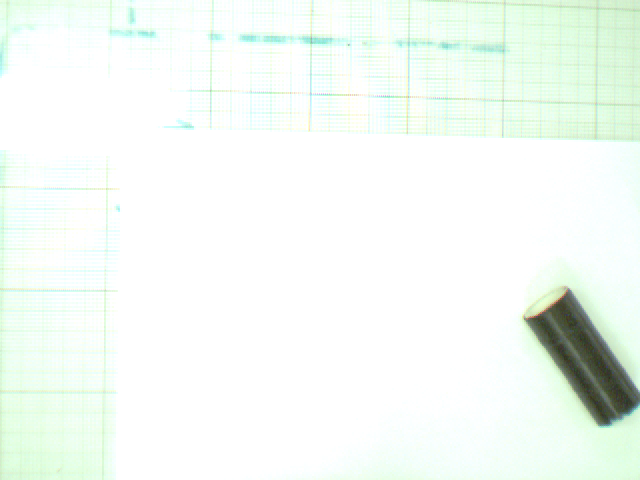
%> input picture src/lab5/debug_evan/left07.ppm, 640 x 480 px
$ octave lab1_object_detection.m   (GNU Octave 9; MATLAB toolbox functions it lacks are replaced by stand-ins)
%> lines starting %> are read from the running program, lines starting %| are printed output that depends on the picture; in (x1, y1, x2, y2) boxes, pixels count from 0 and x2, y2 are one past the last pixel; in counts of white or black regions, pixels touching at a corner belong together; the program's own positions count from 1
### src/lab5/debug_evan/findXYZ.m
function M = findXYZ(uv_left, uv_right, P_left, P_right)
    b = [uv_right(1) * P_right(3,4) - P_right(1,4);
         uv_right(2) * P_right(3,4) - P_right(2,4);
         uv_left(1) * P_left(3,4) - P_left(1,4);
         uv_left(2) * P_left(3,4) - P_left(2,4)];

    %%% Added by Jacket: you had P_right(2,4) in the last row of b

    A = [P_right(1,1:3) - uv_right(1) * P_right(3,1:3);
         P_right(2,1:3) - uv_right(2) * P_right(3,1:3);
         P_left(1,1:3) - uv_left(1) * P_left(3,1:3);
         P_left(2,1:3) - uv_left(2) * P_left(3,1:3)];

     M = pinv(A) * b;
end

### src/lab5/debug_evan/lab1_object_detection.m
% Load original images
left_image = imread('left07.ppm');
%> left_image is the input picture: size 480x640x3 uint8; mean R, G, B 242.9, 250.4, 244.5
right_image = imread('right07.ppm');
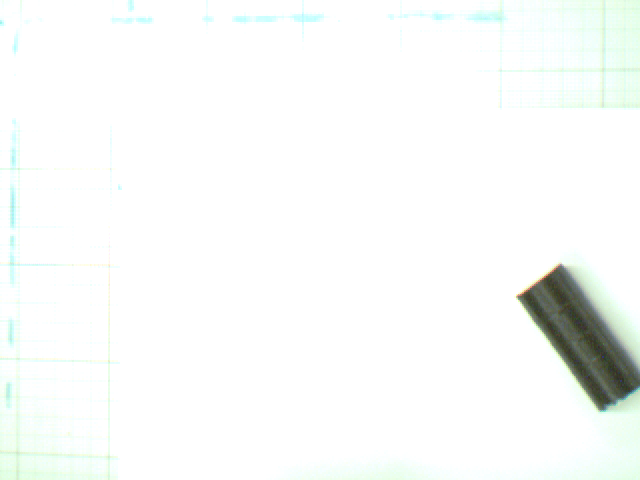
%> input picture src/lab5/debug_evan/right07.ppm, 640 x 480 px
%> right_image is the input picture: size 480x640x3 uint8; mean R, G, B 248, 250.3, 248.8

% Convert to grayscale images
left_grayscale = rgb2gray(left_image);
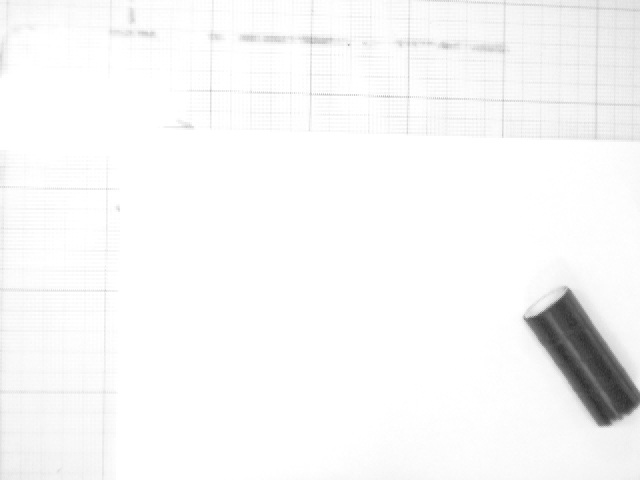
%> left_grayscale: size 480x640 uint8; min 42, max 255, mean 247.5
right_grayscale = rgb2gray(right_image);

% Binarize images
left_bin = imbinarize(left_grayscale);
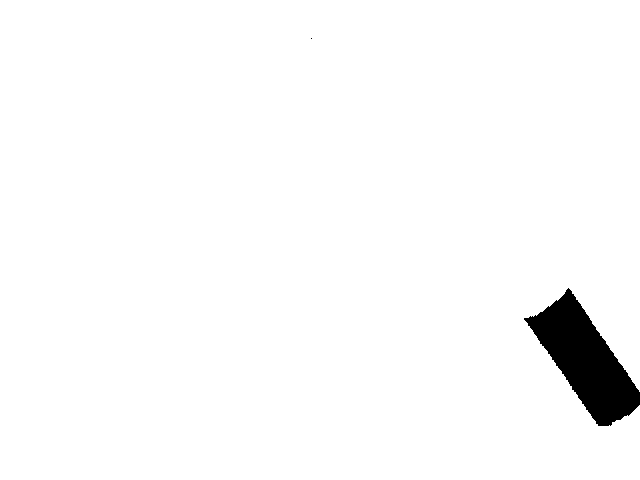
%> left_bin: size 480x640 logical; 97.7% white; 2 black regions (1 under 20 px), largest, box (x1, y1, x2, y2) and area: (524, 288, 640, 426) 7119
right_bin = imbinarize(right_grayscale);
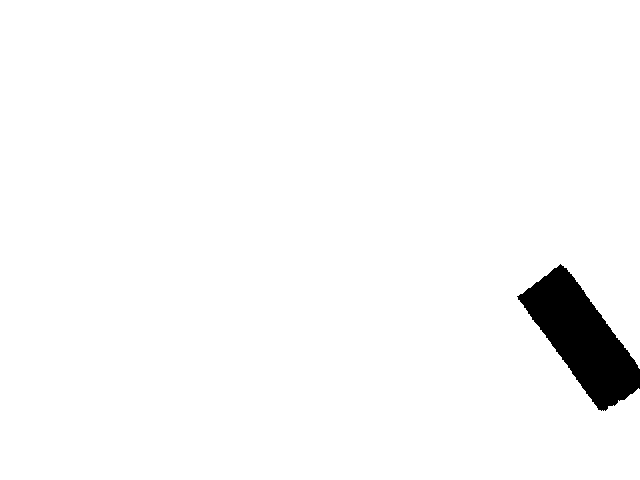
%> right_bin: size 480x640 logical; 97.3% white; 1 black region, box (x1, y1, x2, y2) and area: (517, 264, 640, 411) 8205

% Inverse binary images
left_ibin = ~left_bin;
right_ibin = ~right_bin;

%%% Added by Jacket ... Your detection was not robuts,
%%% here just filling the holes smaller than a certain threshold
left_ibin = bwareaopen(left_ibin , 1000);
%> left_ibin: size 480x640 logical; 2.3% white; 1 white region, box (x1, y1, x2, y2) and area: (524, 288, 640, 426) 7119
right_ibin = bwareaopen(right_ibin , 1000);

% Fill image artifacts
left_ibin_filled = imfill(left_ibin, 'holes');
right_ibin_filled = imfill(right_ibin, 'holes');

% Find centroids of objects
left_label = bwlabel(left_ibin_filled);
right_label = bwlabel(right_ibin_filled);

%left_stat = regionprops(left_label, 'centroid');
%right_stat = regionprops(right_label, 'centroid');

%%% Added by Jacket: get the orientation too
left_stat = regionprops(left_label, 'centroid','Orientation', 'Area');
%> left_stat = 1 region; Area, Centroid and Orientation: 7119 [586.3 360.9] -55.65
right_stat = regionprops(right_label, 'centroid','Orientation', 'Area');
%> right_stat = 1 region; Area, Centroid and Orientation: 8205 [582.8 338.8] -54.34

% [22 lines of commented-out code are left out]
centroids_left = cat(1, left_stat.Centroid);
%> centroids_left = [586.3 360.9]
% [15 lines of commented-out code are left out]
centroids_right = cat(1, right_stat.Centroid);
%> centroids_right = [582.8 338.8]
% [18 lines of commented-out code are left out]

left_calib = load('Calib_Results_left.mat');
right_calib = load('Calib_Results_right.mat');

K_left = left_calib.KK;
K_right = right_calib.KK;

R_left = left_calib.Rc_1;
R_right = right_calib.Rc_1;

T_left = left_calib.Tc_1;
T_right = right_calib.Tc_1;

P_left = K_left * [R_left, T_left];
P_right = K_right * [R_right, T_right];

totalObj = numel(left_stat);
%> totalObj = 1
%M = ones(3,totalObj);

%%% Added by Jacket: just to have the homogeneous form
M = ones(4,totalObj);
Orientations = ones(1,totalObj);

orientation_left = cat(1, left_stat.Orientation);
%> orientation_left = -55.65
orientation_right = cat(1, right_stat.Orientation);
%> orientation_right = -54.34

for x = 1:totalObj
    uv_left = left_stat(x).Centroid;
    uv_right = right_stat(x).Centroid;
    %M(:,x) = findXYZ(uv_left, uv_right, P_left, P_right);

    %%% Added by Jacket
    M(:,x) = [findXYZ(uv_left, uv_right, P_left, P_right);1];
    Orientations(:,x) = (orientation_left(x)+orientation_right(x))/2;
end
%> this loop made 1 pass
%> (uv_left, uv_right, b in findXYZ, M in findXYZ) on pass 1: ([586.3 360.9], [582.8 338.8], [324666.5; 164346.9; 310018.7; 162208.8], [114.9; 232.6; 3.15])
%> after the loop, M = [114.9; 232.6; 3.15; 1]

rHw = [ 0 1 0 -389;
       -1 0 0  329;
        0 0 1 -325;
        0 0 0    1];

M %#ok<NOPTS>
%> M = [114.9; 232.6; 3.15; 1]
M = rHw * M %#ok<NOPTS>
%> M = [-156.4; 214.1; -321.9; 1]
Orientations  %#ok<NOPTS>
%> Orientations = -54.99
